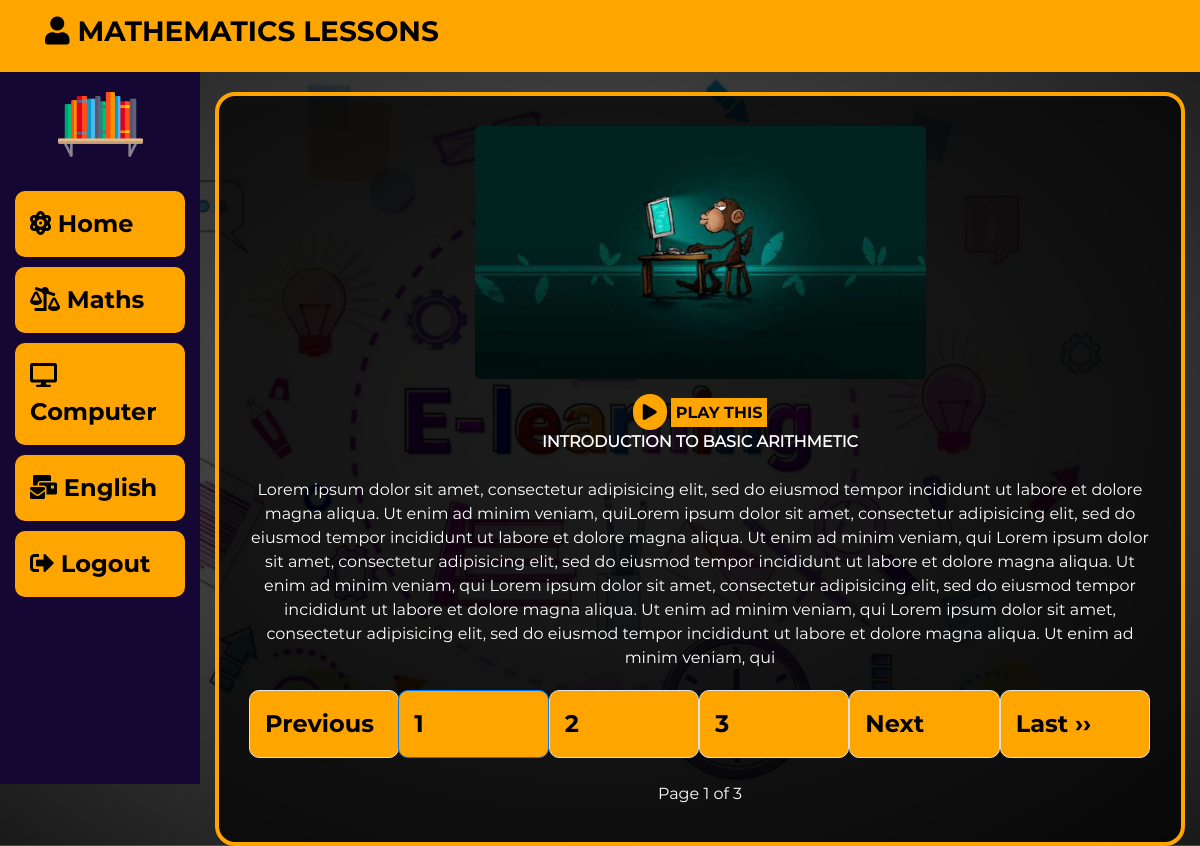
The app's page /primary_1/math_dynamic.php with its own data.
### tables this page shows
CREATE TABLE `maths` (
  `id` int(100) NOT NULL auto_increment,
  `textcap` varchar(50000) NOT NULL,
  `imgfile` varchar(200) NOT NULL,
  `lesson_type` varchar(200) NOT NULL,
  `class` varchar(200) NOT NULL,
  `video` varchar(200) NOT NULL,
  PRIMARY KEY  (`id`)
);

### primary_1/math_dynamic.php (the view, shortened to what this page needs)
<?php include '../include/db_connection.php'; ?>
<!DOCTYPE html>
<html>
<head>
	<link rel="stylesheet" type="text/css" href="../css/style.css">
    <link rel="stylesheet" type="text/css" href="../bootstrap/css/bootstrap.min.css">
  	<link href="../font-awesome/all.css" rel="stylesheet">
</head>
<body>
  <section id="header">
      <div class="container">
        <div class="row">
          <div class="col-md-12">
            <h3><span class="fa fa-user"></span> MATHEMATICS LESSONS</h3>
          </div>
        </div>
      </div>
  </section>
  <section id="sidebar">
     <div class="container-fluid">
        <div class="row content ">
          <div class="col-md-2">
            <center><img src="../img/bookshelf.png" style="width: 50%;margin-top: 10px;"></center>
            <br>
            <ul>
              <li><a href="index.php"><span class="fa fa-atom"></span> Home</a></li>
              <li><a href="maths.php"><span class="fa fa-balance-scale-right"></span> Maths</a></li>
              <li><a href="computer.php"><span class="fa fa-desktop"></span> Computer </a></li>
              <li><a href="english.php"><span class="fa fa-mail-bulk"></span> English</a></li>
               <li><a href="../index.php"><span class="fa fa-sign-out-alt"></span> Logout</a></li>
            </ul>
          </div>
          <div class="col-md-10">
            <div id="dynamic">
                 <?php
          if (isset($_GET['page_no']) && $_GET['page_no']!="") {
  $page_no = $_GET['page_no'];
  } else {
    $page_no = 1;
        }
  $total_records_per_page = 1;
    $offset = ($page_no-1) * $total_records_per_page;
  $result_count = mysqli_query($dbcon,"SELECT COUNT(*) As total_records FROM `maths` WHERE class = 'Primary 1' ");
  $total_records = mysqli_fetch_array($result_count);
  $total_records = $total_records['total_records'];
    $total_no_of_pages = ceil($total_records / $total_records_per_page);
    $result = mysqli_query($dbcon,"SELECT * FROM `maths` WHERE class = 'Primary 1' ORDER BY id DESC LIMIT $offset, $total_records_per_page");
    while($row = mysqli_fetch_array($result)){
      ?>
     <?php
         if ($row['lesson_type']=="imgtext") {
            echo "<center><img src='../backend/img/".$row['imgfile']."' style='width: 50%;border-radius: 5px !important;'></center>";
      }else{
        echo "<center>
        <video style='width:50%;' controls>
        <source src='../backend/video/".$row['video']."' type='video/mp4'>
        </video>
        </center>";
      }
     ?>
                  <div style="color: #fff;margin-bottom: 20px;margin-top: 15px;" align="center">
                    <span class="fa fa-play" id="playthis" onclick="playthis()" style="background-color: orange;padding: 10px;color: #000;border-radius: 30px;"></span> <span style="background-color: orange;color: #000;padding: 5px;font-family: Bold;"> PLAY THIS</span>
                    <p id="readthis"><?php echo $row['textcap']; ?></p>
                    </div>
                <?php
              }
            ?>
<?php include("../function_event.php"); ?>
     <h6 style="text-align: center !important;color: #fff;">Page <?php echo $page_no." of ".$total_no_of_pages; ?></h6>
            </div>
          </div>
        </div>
      </div>
  </section>
</body>
</html>

### css/style.css (style rules this page uses)
* { margin:0; padding: 0; font-family: Mont; }
#header { background-color: orange; padding: 15px; }
#header h3 { color: #000; font-family: Bold; }
#sidebar .col-md-2 { background-color: #150734; height: 89vh; }
#sidebar ul { list-style: none; }
#sidebar li { margin-bottom: 10px; width: 100%; }
#sidebar li a { color: #000; background-color: orange; padding: 15px; width: 100%; display: block; text-decoration: none; border-radius: 10px; font-size: 24px; font-family: Bold; }
#dynamic { background-color: rgba(0,0,0,0.7); padding: 30px; border-radius: 20px; border: 4px solid orange; margin-top: 20px !important; }

### primary_1/math_dynamic.php (style rules this page uses)
body { background-image: radial-gradient(rgba(0,0,0,0.6),rgba(0,0,0,0.9)),url('../img/13.jpg'); background-position: center; background-repeat: no-repeat; background-size: cover; }

### records on screen
maths: imgfile (picture), textcap "INTRODUCTION TO BASIC ARITHMETIC Lorem ipsum dolor sit amet, consectetur adipisicing elit, sed do eiusmod tempor incididunt ut labore et dolore magna aliqua. Ut enim ad minim veniam, quiLorem ipsum dolor sit amet, consectetur adipisicing elit, sed do eiusmod tempor incididunt ut labore et dolore magna aliqua. Ut enim ad minim veniam, qui Lorem ipsum dolor sit amet, consectetur adipisicing elit, sed do eiusmod tempor incididunt ut labore et dolore magna aliqua. Ut enim ad minim veniam, qui Lorem ipsum dolor sit amet, consectetur adipisicing elit, sed do eiusmod tempor incididunt ut labore et dolore magna aliqua. Ut enim ad minim veniam, qui Lorem ipsum dolor sit amet, consectetur adipisicing…"

### other values on screen
$page_no "1"
$total_no_of_pages "3"
